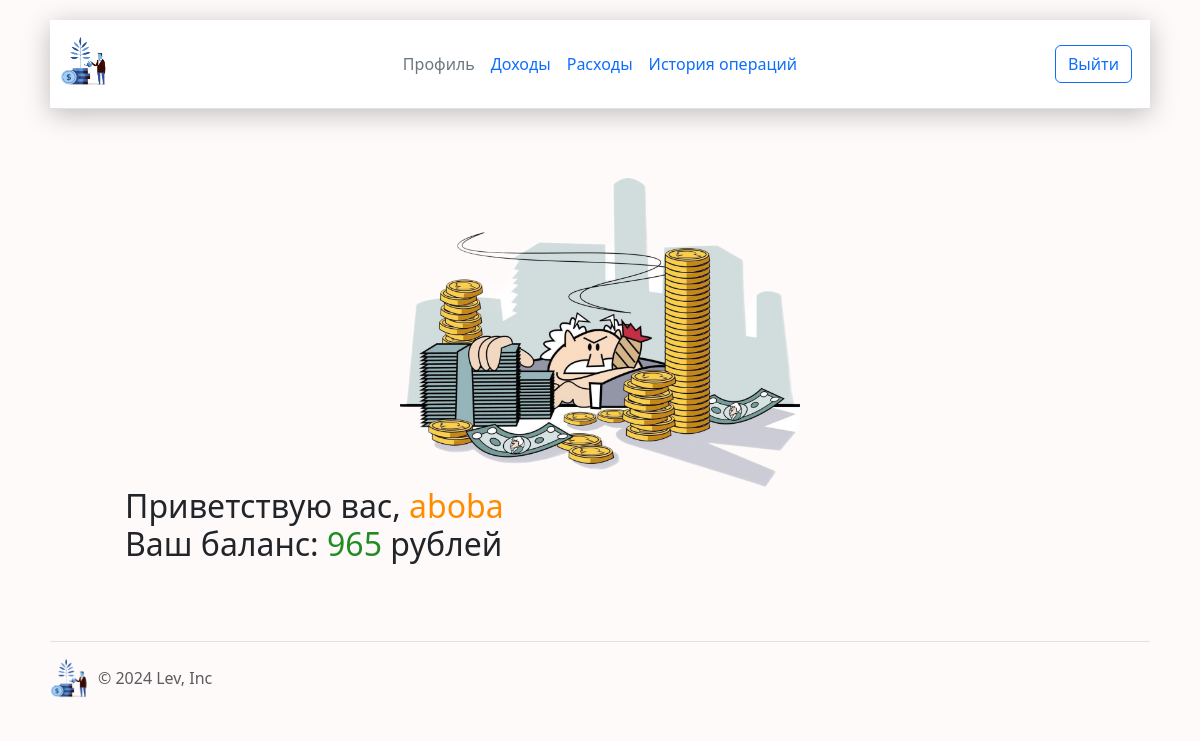
The page /profile (signed in) on the database as committed earlier.
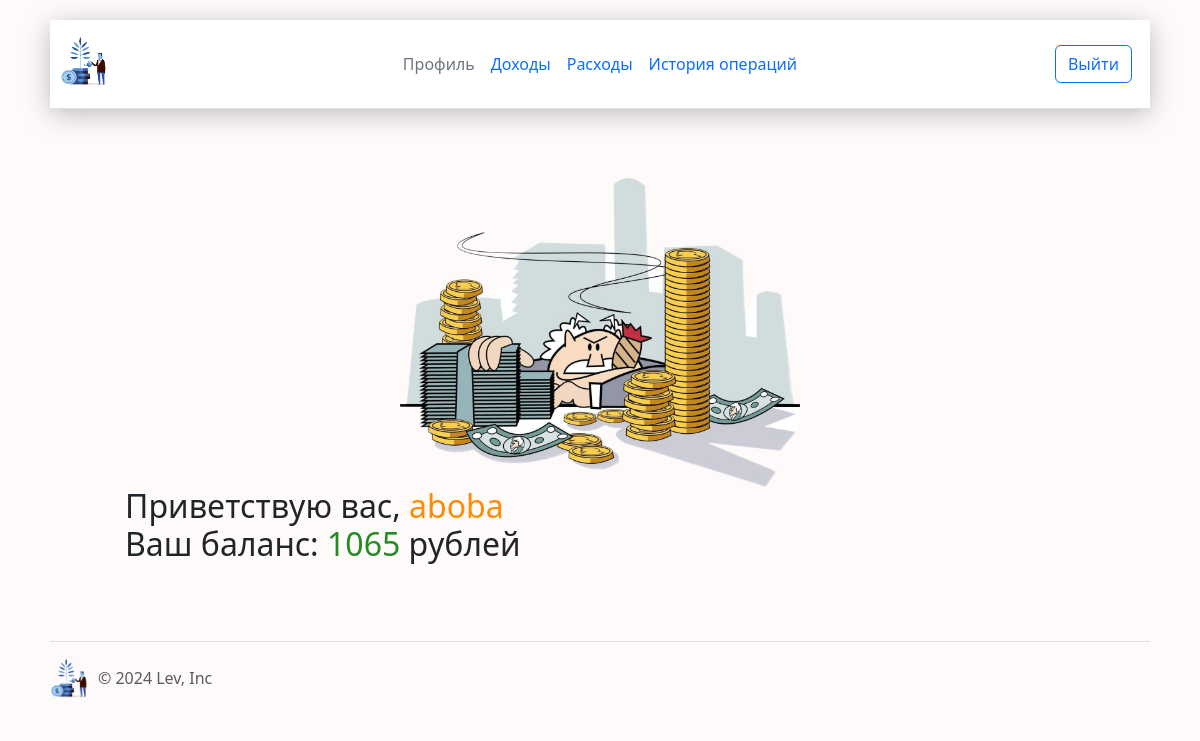
The same page on the database as committed later.
### tables this page shows
CREATE TABLE "users" (
	"id"	INTEGER NOT NULL UNIQUE,
	"mail"	TEXT NOT NULL UNIQUE,
	"password"	TEXT NOT NULL,
	"name"	TEXT NOT NULL,
	"accountBalance"	INTEGER NOT NULL,
	PRIMARY KEY("id" AUTOINCREMENT)
);

### app.py (the view)
@app.route('/profile')
@login_required
def profile():
    user = dbase.getUser(current_user.get_id())
    return render_template('profile.html', name=user[3], balance=user[4])

### app.py (called while the page is built)
@login_manager.user_loader
def load_user(user_id):
    return UserLogin().fromDB(user_id, dbase)

def connect_db():
    connect = sqlite3.connect(app.config['DATABASE'])
    connect.row_factory = sqlite3.Row
    return connect

def get_db():
    if not hasattr(g, 'link_db'):
        g.link_db = connect_db()
    return g.link_db

@app.before_request
def before_request():
    global dbase
    db = get_db()
    dbase = DataBase(db)

### models/DataBase.py (called while the page is built)
    def getUser(self, user_id):
        try:
            self.__cursor.execute(f"SELECT * FROM users WHERE id = '{user_id}'")
            result = self.__cursor.fetchone()
            if not result:
                return False
            return result
        except Exception as e:
            print("(⊙x⊙;)" + str(e))
            return False

### models/UserLogin.py (called while the page is built)
    def fromDB(self, user_id, db):
        self.__user = db.getUser(user_id)
        return self

    def get_id(self):
        return str(self.__user['id'])

### templates/profile.html (shortened to what this page needs)
{% extends 'base.html' %}
{% block content %}
<div align="center">
    <img src="static/images/rich_man.png" width="400">
</div>
<h2>Приветствую вас, <span style="color: DarkOrange">{{name}}</span><br>Ваш баланс: <span
        style="color: ForestGreen">{{balance}}</span> рублей</h2>
{% endblock %}

Rows that differ between the two databases and show on the page:
changed users "aboba": accountBalance "965" → "1065"
